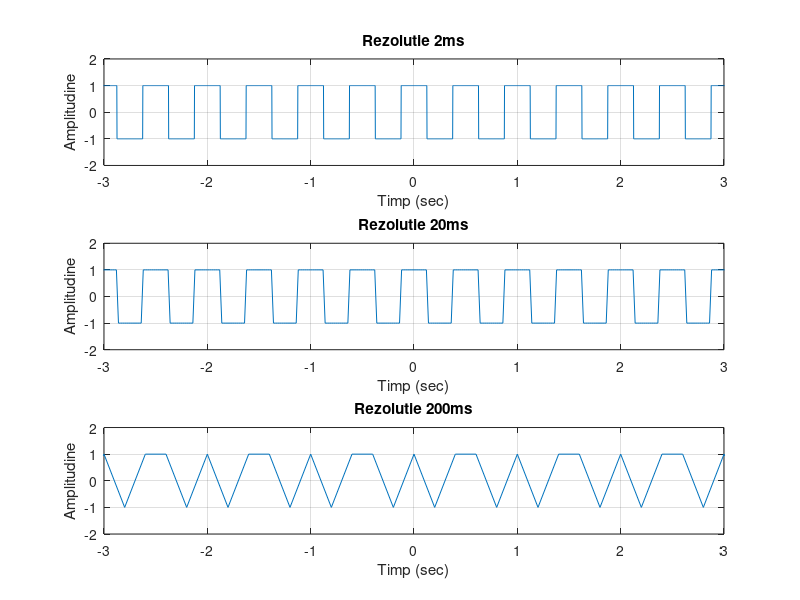
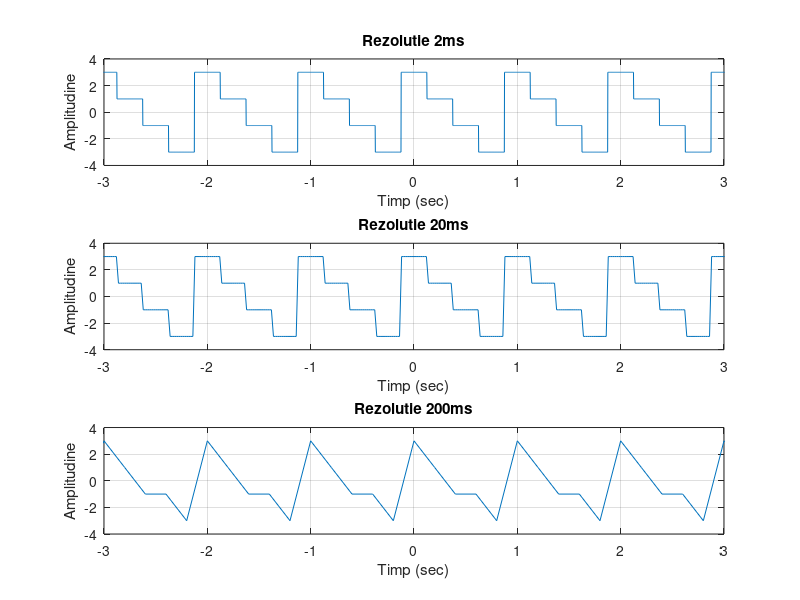
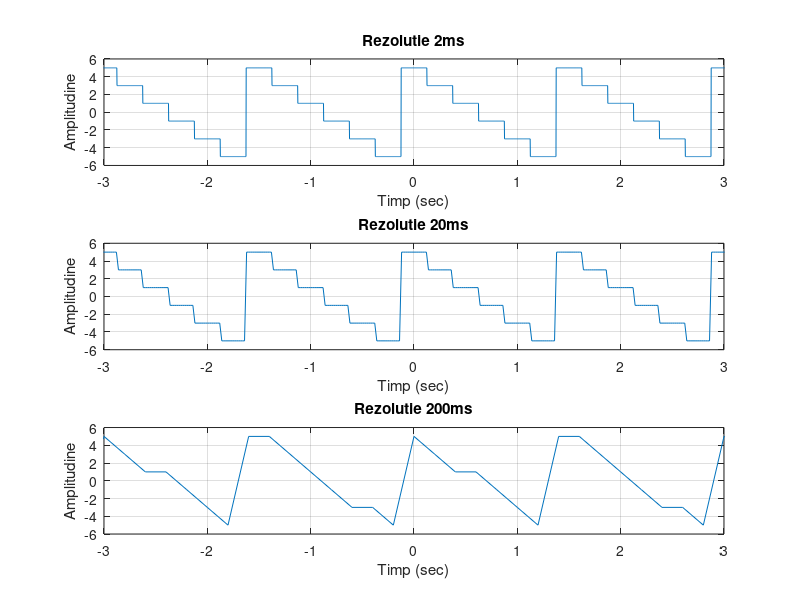
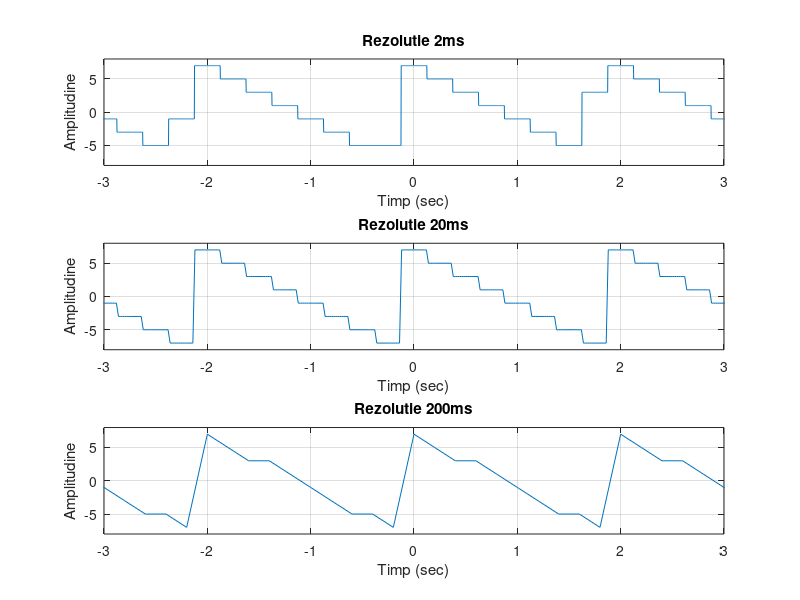

The MATLAB script that drew these images, in order:
% Semnal dreptunghiular multinivel, aleator 
% Durata fiecarui nivel: 0,25 s. 


% Pt nivelurile {-1, 1} ;

rez1=-20:0.002:20;
rez2=-200:0.02:200;
rez3=-20:0.2:20;

nr=1;
for i=rez1   %pentru rezolutia de 2ms
    if(mod(round(i/0.25),2)==0)  %impartim timpul la durata nivelului si rotunjim la partea intreaga acest rezultat apoi impartim la numarul de niveluri
        y1(nr)=1;
    else
        y1(nr)=-1;
    end
   nr=nr+1;
end

nr=1;
for i=rez2  %pentru rezolutia de 20ms
    if(mod(round(i/0.25),2)==0)
        y2(nr)=1;
    else
        y2(nr)=-1;
    end
   nr=nr+1;
end

nr=1;
for i=rez3   %pentru rezolutia de 200ms
    if(mod(round(i/0.25),2)==0)
        y3(nr)=1;
    else
        y3(nr)=-1;
    end
   nr=nr+1;
end
figure(1)
subplot(3,1,1)
plot(rez1,y1),grid,title('Rezolutie 2ms'),xlabel('Timp (sec)'),ylabel('Amplitudine')
axis([-3 3 -2 2])
subplot(3,1,2)
plot(rez2,y2),grid,title('Rezolutie 20ms'),xlabel('Timp (sec)'),ylabel('Amplitudine')
axis([-3 3 -2 2])
subplot(3,1,3)
plot(rez3,y3),grid,title('Rezolutie 200ms'),xlabel('Timp (sec)'),ylabel('Amplitudine')
axis([-3 3 -2 2])

%Pt nivelurile {-3,-1,1,3} 


rez1=-20:0.002:20;
rez2=-200:0.02:200;
rez3=-20:0.2:20;

nr=1;
for i=rez1
    if(mod(round(i/0.25),4)==0)
        y1(nr)=3;
    elseif(mod(round(i/0.25),4)==1)
        y1(nr)=1;
    elseif(mod(round(i/0.25),4)==2)
        y1(nr)=-1;
    else
        y1(nr)=-3;
    end
   nr=nr+1;
end

nr=1;
for i=rez2
    if(mod(round(i/0.25),4)==0)
        y2(nr)=3;
    elseif(mod(round(i/0.25),4)==1)
        y2(nr)=1;
    elseif(mod(round(i/0.25),4)==2)
        y2(nr)=-1;
    else
        y2(nr)=-3;
    end
   nr=nr+1;
end

nr=1;
for i=rez3
   if(mod(round(i/0.25),4)==0)
        y3(nr)=3;
    elseif(mod(round(i/0.25),4)==1)
        y3(nr)=1;
    elseif(mod(round(i/0.25),4)==2)
        y3(nr)=-1;
    else
        y3(nr)=-3;
    end
   nr=nr+1;
end

figure(2)
subplot(3,1,1)
plot(rez1,y1),grid,title('Rezolutie 2ms'),xlabel('Timp (sec)'),ylabel('Amplitudine')
axis([-3 3 -4 4])
subplot(3,1,2)
plot(rez2,y2),grid,title('Rezolutie 20ms'),xlabel('Timp (sec)'),ylabel('Amplitudine')
axis([-3 3 -4 4])
subplot(3,1,3)
plot(rez3,y3),grid,title('Rezolutie 200ms'),xlabel('Timp (sec)'),ylabel('Amplitudine')
axis([-3 3 -4 4])

%Pt nivelurile {-5,-3,-1,1,3,5} 


rez1=-20:0.002:20;
rez2=-200:0.02:200;
rez3=-20:0.2:20;

nr=1;
for i=rez1
    if(mod(round(i/0.25),6)==0)
        y1(nr)=5;
    elseif(mod(round(i/0.25),6)==1)
        y1(nr)=3;
    elseif(mod(round(i/0.25),6)==2)
        y1(nr)=1;
    elseif(mod(round(i/0.25),6)==3)
        y1(nr)=-1;
    elseif(mod(round(i/0.25),6)==4)
        y1(nr)=-3;
    else
        y1(nr)=-5;
    end
   nr=nr+1;
end

nr=1;
for i=rez2
     if(mod(round(i/0.25),6)==0)
        y2(nr)=5;
    elseif(mod(round(i/0.25),6)==1)
        y2(nr)=3;
    elseif(mod(round(i/0.25),6)==2)
        y2(nr)=1;
    elseif(mod(round(i/0.25),6)==3)
        y2(nr)=-1;
    elseif(mod(round(i/0.25),6)==4)
        y2(nr)=-3;
    else
        y2(nr)=-5;
     end
     
   nr=nr+1;
end

nr=1;
for i=rez3
   if(mod(round(i/0.25),6)==0)
        y3(nr)=5;
    elseif(mod(round(i/0.25),6)==1)
        y3(nr)=3;
    elseif(mod(round(i/0.25),6)==2)
        y3(nr)=1;
    elseif(mod(round(i/0.25),6)==3)
        y3(nr)=-1;
    elseif(mod(round(i/0.25),6)==4)
        y3(nr)=-3;
    else
        y3(nr)=-5;
    end
   nr=nr+1;
end

figure(3)
subplot(3,1,1)
plot(rez1,y1),grid,title('Rezolutie 2ms'),xlabel('Timp (sec)'),ylabel('Amplitudine')
axis([-3 3 -6 6])
subplot(3,1,2)
plot(rez2,y2),grid,title('Rezolutie 20ms'),xlabel('Timp (sec)'),ylabel('Amplitudine')
axis([-3 3 -6 6])
subplot(3,1,3)
plot(rez3,y3),grid,title('Rezolutie 200ms'),xlabel('Timp (sec)'),ylabel('Amplitudine')
axis([-3 3 -6 6])

%Pt nivelurile {-7,-5,-3,-1,1,3,5,7}

rez1=-20:0.002:20;
rez2=-200:0.02:200;
rez3=-20:0.2:20;
nr=1;
for i=rez1
    if(mod(round(i/0.25),8)==0)
        y1(nr)=7;
    elseif(mod(round(i/0.25),8)==1)
        y1(nr)=5;
    elseif(mod(round(i/0.25),8)==2)
        y1(nr)=3;
    elseif(mod(round(i/0.25),8)==3)
        y1(nr)=1;
    elseif(mod(round(i/0.25),8)==4)
        y1(nr)=-1;
    elseif(mod(round(i/0.25),8)==5)
        y1(nr)=-3;
    elseif(mod(round(i/0.25),8)==6)
        y1(nr)=-5;
    else
        y2(nr)=-7;
     end
     
   nr=nr+1;
end

nr=1;
for i=rez2
   if(mod(round(i/0.25),8)==0)
        y2(nr)=7;
    elseif(mod(round(i/0.25),8)==1)
        y2(nr)=5;
    elseif(mod(round(i/0.25),8)==2)
        y2(nr)=3;
    elseif(mod(round(i/0.25),8)==3)
        y2(nr)=1;
    elseif(mod(round(i/0.25),8)==4)
        y2(nr)=-1;
    elseif(mod(round(i/0.25),8)==5)
        y2(nr)=-3;
    elseif(mod(round(i/0.25),8)==6)
        y2(nr)=-5;
    else
        y2(nr)=-7;
     end
     
   nr=nr+1;
end

nr=1;
for i=rez3
    if(mod(round(i/0.25),8)==0)
        y3(nr)=7;
    elseif(mod(round(i/0.25),8)==1)
        y3(nr)=5;
    elseif(mod(round(i/0.25),8)==2)
        y3(nr)=3;
    elseif(mod(round(i/0.25),8)==3)
        y3(nr)=1;
    elseif(mod(round(i/0.25),8)==4)
        y3(nr)=-1;
    elseif(mod(round(i/0.25),8)==5)
        y3(nr)=-3;
    elseif(mod(round(i/0.25),8)==6)
        y3(nr)=-5;
    else
        y3(nr)=-7;
    end
   nr=nr+1;
end

figure(4)
subplot(3,1,1)
plot(rez1,y1),grid,title('Rezolutie 2ms'),xlabel('Timp (sec)'),ylabel('Amplitudine')
axis([-3 3 -8 8])
subplot(3,1,2)
plot(rez2,y2),grid,title('Rezolutie 20ms'),xlabel('Timp (sec)'),ylabel('Amplitudine')
axis([-3 3 -8 8])
subplot(3,1,3)
plot(rez3,y3),grid,title('Rezolutie 200ms'),xlabel('Timp (sec)'),ylabel('Amplitudine')
axis([-3 3 -8 8])

clear
